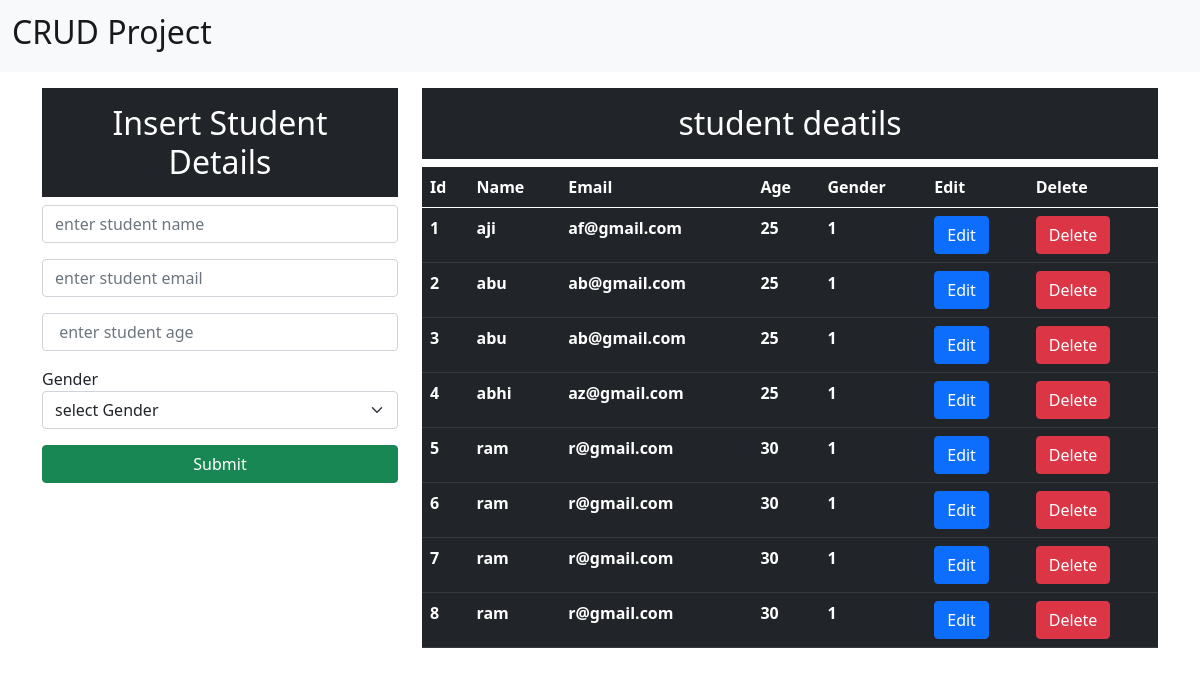
The app's page /, older data.
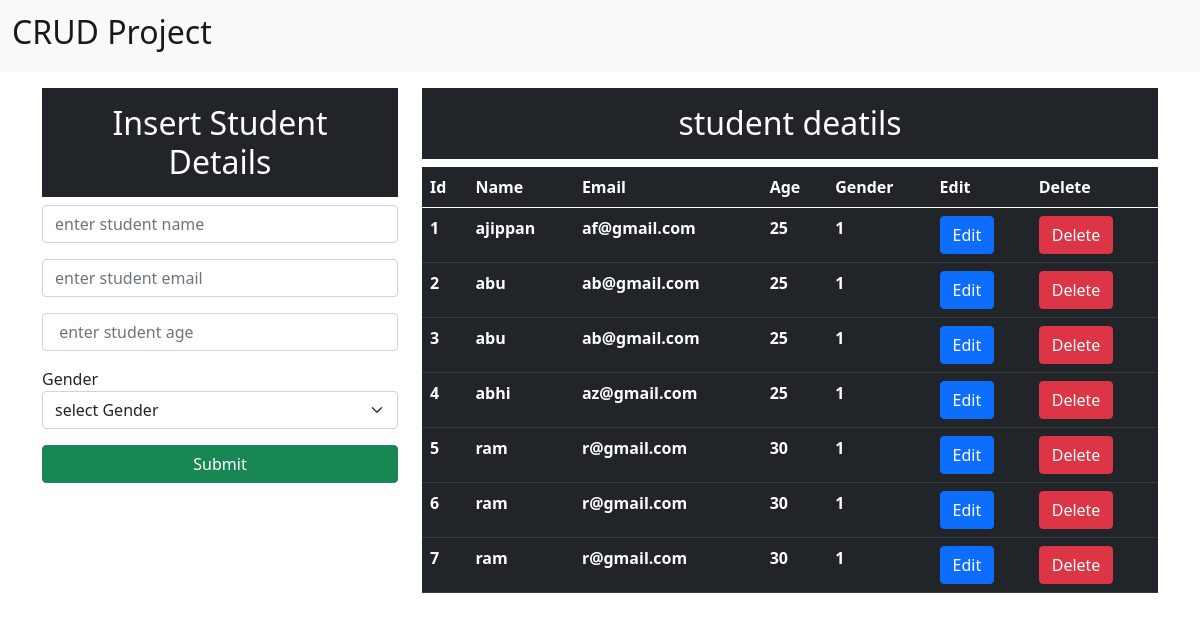
The same page, newer data.
### home/models.py (models this page shows)
class student(models.Model):
   name = models.CharField(max_length=25,blank=False,null=False)
   email = models.EmailField()
   age = models.IntegerField()
   gender = models.CharField(max_length=25,blank=False,null=False)

### home/views.py (the view)
# urls.py: path('',views.index,name="index"),
def index(request):
    data = student.objects.all()
    print(data)
    context={"data":data}
    print(context)
    return render(request,"index.html",context)

### templates/index.html (shortened to what this page needs)
<!doctype html>
<html lang="en">
  <head>
    <link href="https://cdn.jsdelivr.net/npm/bootstrap@5.0.2/dist/css/bootstrap.min.css" rel="stylesheet">
  </head>
  <body>
    <nav class="navbar navbar-light bg-light">
      <div class="container-fluid">
        <a class="navbar-brand" href="/">
         <h2>CRUD Project</h2>
        </a>
      </div>
    </nav>
    <div class="container mt-3">
      <div class="row">
        <div class="col-md-4">
          <h2 class="text-white bg-dark text-center p-3">Insert Student Details</h2>
          <form action="/insertData" method="post"> {% csrf_token %}
            <div class="form-group mb-3">
              <input type="text" class="form-control" placeholder="enter student name" name="name" required>
            </div>
            <div class="form-group mb-3">
              <input type="email" class="form-control" placeholder="enter student email" name="email" mt-3>
            </div>
           <div class="form-group mb-3">
            <input type="number" class="form-control" placeholder=" enter student age" name="age" mt-2>
           </div>
           <div class="form-group mb-3">
              <label for="gender">Gender</label>
              <select class="form-select" id="gender" name="gender">
                <option selected>select Gender</option>
              </select>
           </div>
            <div class="d-grid gap-2 mb-3">
              <button class="btn btn-success" type="submit" >Submit</button>
            </div>
          </form>
        </div>
        <div class="col-md-8">
         <h2 class="text-center text-white bg-dark p-3"> student deatils </details></h2>
         <table class="table table-dark">
          <thead>
            <th scope="col">Id</th>
            <th scope="col">Name</th>
            <th scope="col">Email</th>
            <th scope="col">Age</th>
            <th scope="col">Gender</th>
            <th scope="col">Edit</th>
            <th scope="col">Delete</th>
          </thead>
          <tbody>
          {% for d in data %}
            <tr>
              <th>{{d.id}}</th>
              <th>{{d.name}}</th>
              <th>{{d.email}}</th>
              <th>{{d.age}}</th>
              <th>{{d.gender}}</th>
              <th><a type="button" href="/updatedata/{{d.id}}" class="btn btn-primary">Edit</a></th>
              <th><a type="button" href="/deletedata/{{d.id}}" class="btn btn-danger">Delete</a></th>
            </tr>
          {% endfor %}
          </tbody>
        </table>
        </div>
      </div>
    </div>
  </body>
</html>

Row changes from the older to the newer data that the page shows:
removed student: id "8", name "ram", email "r@gmail.com", age "30", gender "1"
changed student "af@gmail.com": name "aji" → "ajippan"
